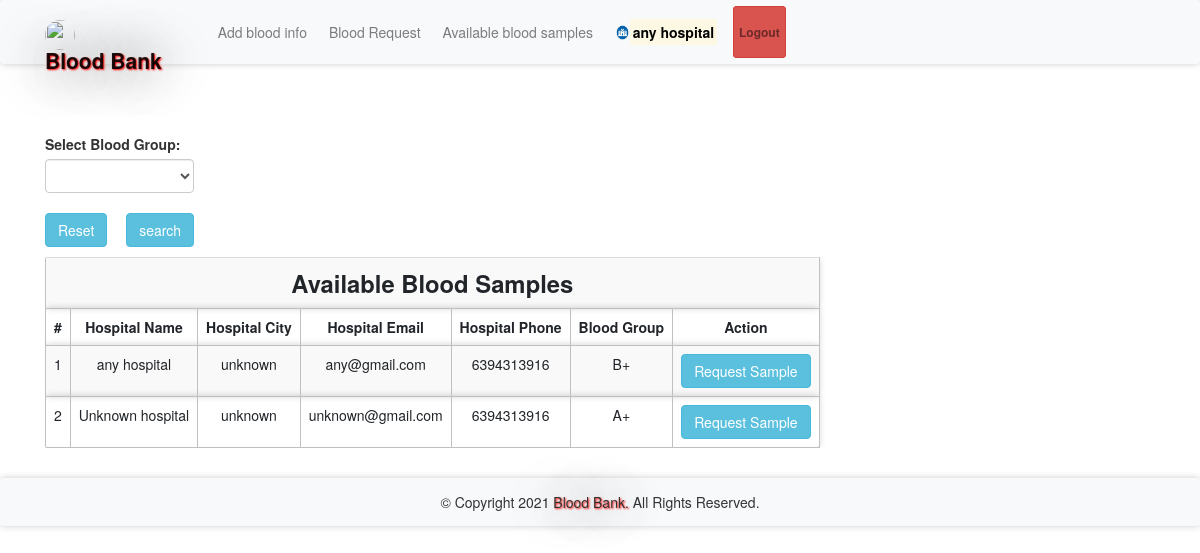
Page /abs.php (signed in) on the committed database.
### tables this page shows
CREATE TABLE `bloodinfo` (
  `bid` int(11) NOT NULL,
  `hid` int(11) NOT NULL,
  `bg` varchar(10) NOT NULL
);

CREATE TABLE `hospitals` (
  `id` int(11) NOT NULL,
  `hname` varchar(100) NOT NULL,
  `hemail` varchar(100) NOT NULL,
  `hpassword` varchar(100) NOT NULL,
  `hphone` varchar(100) NOT NULL,
  `hcity` varchar(100) NOT NULL
);

### message.php (called while the page is built, shortened)
<?php $counter=0; if(isset($_GET['msg'])) { ?>
	<div class="col-5 alert alert alert-success alert-dismissible fade show card" id="message">
		<button type="button" class="close" data-dismiss="alert" title="close">&times;</button><?php echo $_GET['msg'];?>
	</div>
<?php }?>

### abs.php (the view, shortened to what this page needs)
<?php
require 'file/connection.php';
if(isset($_GET['search'])){
    $searchKey = $_GET['search'];
    $sql = "select bloodinfo.*, hospitals.* from bloodinfo, hospitals where bloodinfo.hid=hospitals.id && bg LIKE '%$searchKey%'";
}else{
    $sql = "select bloodinfo.*, hospitals.* from bloodinfo, hospitals where bloodinfo.hid=hospitals.id";
}
$result = mysqli_query($conn, $sql);
?>
<!DOCTYPE html>
<html>
<?php require 'head.php'; ?>
<body>
    <?php require 'header.php'; ?>
    <div class="container cont">
        <?php require 'message.php'; ?>
        <div class="row col-lg-8 col-md-8 col-sm-12 mb-3">
            <form method="get" action="" style="margin-top:-20px; ">
            <label class="font-weight-bolder">Select Blood Group:</label>
               <select name="search" class="form-control">
               <option><?php echo @$_GET['search']; ?></option>
               <option value="A+">A+</option>
               </select><br>
               <a href="abs.php" class="btn btn-info mr-4"> Reset</a>
               <input type="submit" name="submit" class="btn btn-info" value="search">
           </form>
        </div>
        <table class="table table-responsive table-striped rounded mb-5">
            <tr><th colspan="7" class="title">Available Blood Samples</th></tr>
            <tr>
                <th>#</th>
                <th>Hospital Name</th>
                <th>Hospital City</th>
                <th>Hospital Email</th>
                <th>Hospital Phone</th>
                <th>Blood Group</th>
                <th>Action</th>
            </tr>
        <?php while($row = mysqli_fetch_array($result)) { ?>
            <tr>
                <td><?php echo ++$counter;?></td>
                <td><?php echo $row['hname'];?></td>
                <td><?php echo ($row['hcity']); ?></td>
                <td><?php echo ($row['hemail']); ?></td>
                <td><?php echo ($row['hphone']); ?></td>
                <td><?php echo ($row['bg']); ?></td>
                <form action="file/request.php" method="post">
                <?php if (isset($_SESSION['hid'])) { ?>
                <td><a href="javascript:void(0);" class="btn btn-info hospital">Request Sample</a></td>
                <?php } else {(isset($_SESSION['rid']))  ?>
                <td><input type="submit" name="request" class="btn btn-info" value="Request Sample"></td>
                <?php } ?>
                </form>
            </tr>
        <?php } ?>
        </table>
    </div>
    <?php require 'footer.php' ?>
</body>

### head.php (shortened to what this page needs)
<head>
    <link rel="stylesheet" href="https://maxcdn.bootstrapcdn.com/bootstrap/4.5.0/css/bootstrap.min.css">
    <link rel="stylesheet" type="text/css" href="../library/css/bootstrap.min.css"/>
    <link href="css/style.css" rel="stylesheet"/>
</head>

### header.php (shortened to what this page needs)
<nav class="navbar navbar-expand-sm navbar-light bg-light sticky-top">
	<div class="container">
		<a class="navbar-brand" href="index.php"><img src="image/favicon.png" width="30" height="30" class="rounded-circle">Blood Bank</a>
          <div class="collapse navbar-collapse" id="collapsibleNavbar">
        <?php if (isset($_SESSION['hid'])) { ?>
		<ul class="navbar-nav ml-auto">
			<li class="nav-item">
				<a class="nav-link btn btn-light" href="bloodinfo.php">Add blood info</a>
            </li>
            <li class="nav-item">
                <a class="nav-link btn btn-light" href="bloodrequest.php">Blood Request</a>
            </li>
			<li class="nav-item">
				<a class="nav-link btn btn-light" href="abs.php">Available blood samples</a>
            </li>
            <li class="nav-item">
                <a href="hprofile.php?id=<?php echo $_SESSION['hid']; ?>" class="nav-link btn font-weight-bold"><img src="image/hospital.png" width="15" height="15" class="rounded-circle"><mark><?php echo $_SESSION['hname']; ?></mark></a>
            </li>
            <li class="nav-item">
                <a class="nav-link btn btn-danger btn-sm font-weight-bold" href="logout.php">Logout</a>
            </li>
        </ul>
        <?php } ?>
       </div>
    </div>
</nav>

### footer.php (shortened to what this page needs)
<footer class="footer text-center bg-light">
	© Copyright <span id="demo"></span> <span class="brand">Blood Bank. </span> All Rights Reserved.
</footer>

### css/style.css (style rules this page uses)
.cont { padding-top: 40px; text-align: justify; font-size: 1em; }
.card ,nav, .footer,tr,video { border-radius: 3px; transition: all 200ms ease-out; box-shadow: 0px 0px 7px rgba(0, 0, 0, 0.2); }
tr,th,td { border:0.1px solid silver; text-align: center; }
.nav-item { margin-left: 10px; }
.navbar-brand { text-shadow: 1px 1px 2px red, 0 0 50px black, 0 0 5px white; font-weight: bold; font-size: 1.5em; }
.title { font-weight: bold; font-size: 1.7em; text-transform: capitalize; text-align: center; }
.brand { text-shadow: 1px 1px 2px red, 0 0 50px black, 0 0 5px white; }
.rounded-circle { margin-top: -2.5px; }
form { padding-top: 20px; }
a:link { text-decoration: none; }
.footer { padding: 14px; }

### rows in the picture
bloodinfo: hid.hname "any hospital", hid.hcity "unknown", hid.hemail "any@gmail.com", hid.hphone "6394313916", bg "B+"
bloodinfo: hid.hname "Unknown hospital", hid.hcity "unknown", hid.hemail "unknown@gmail.com", hid.hphone "6394313916", bg "A+"

### other values in the picture
$_SESSION['hname'] "any hospital"
